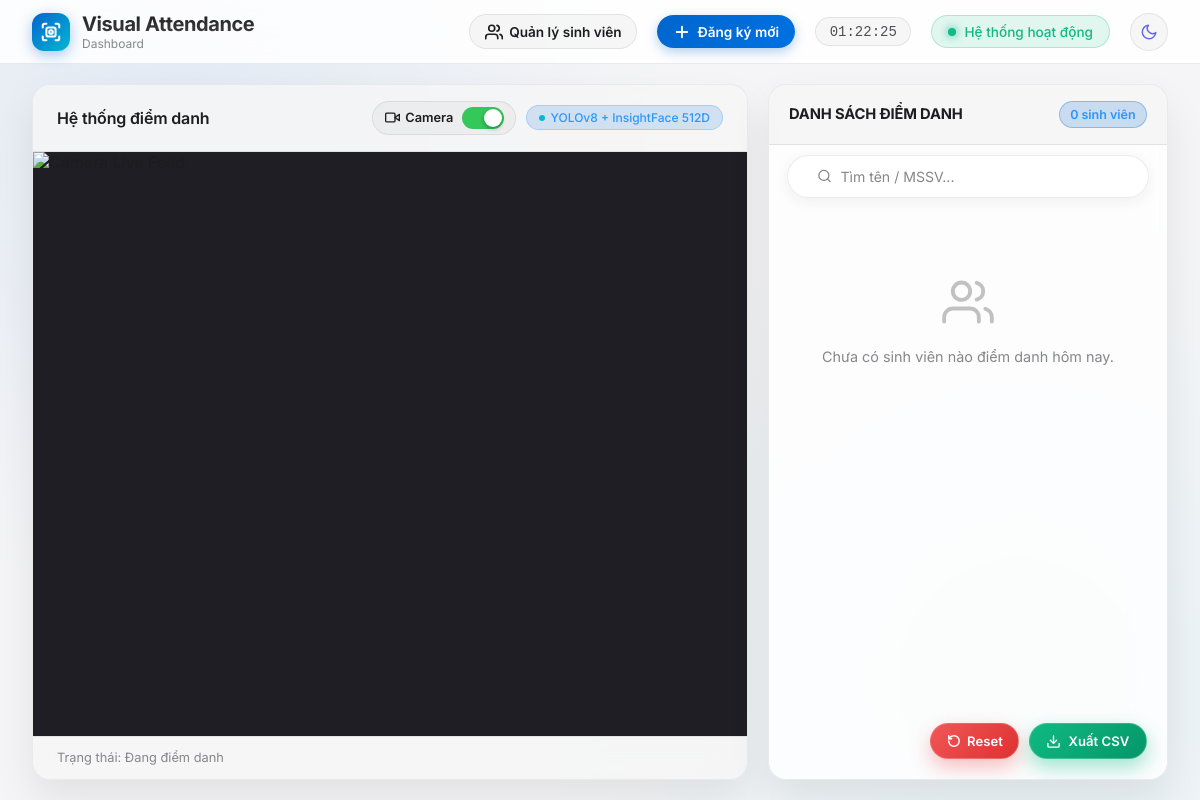
Before: / with the older database file.
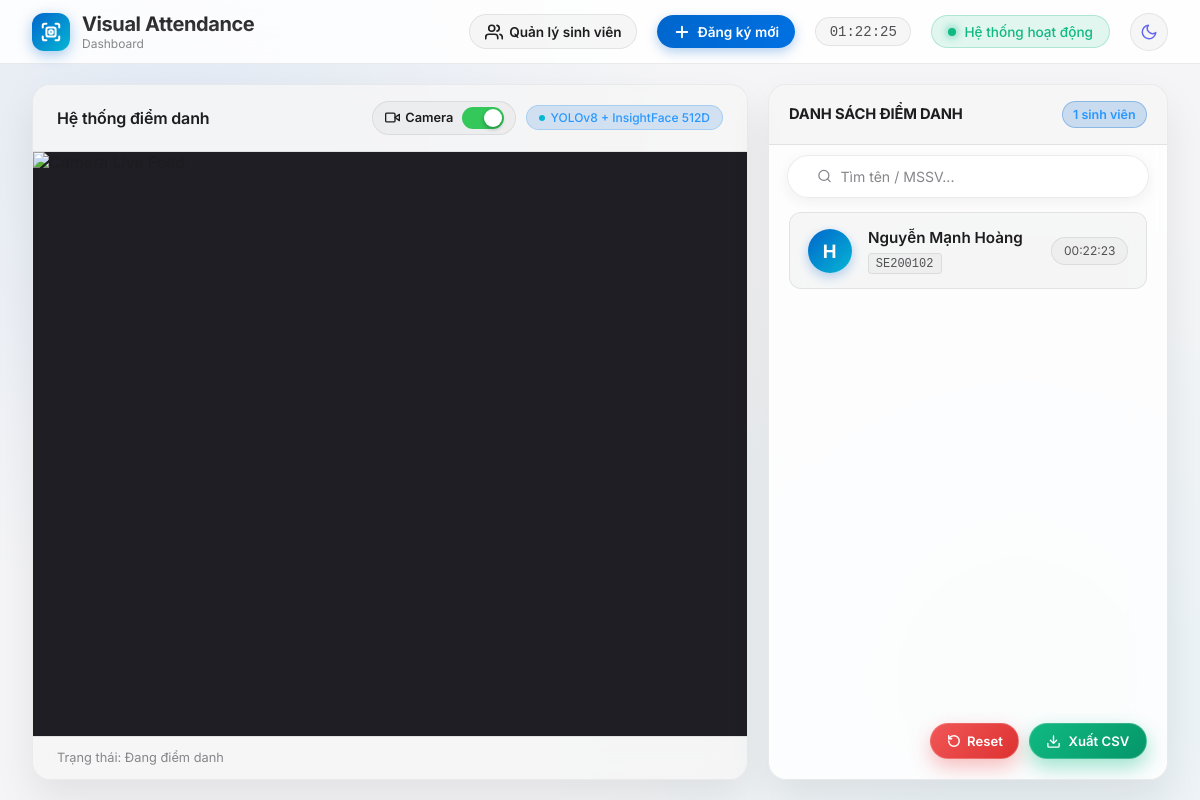
After: the same page with the newer database file.
### tables this page shows
CREATE TABLE students (
            student_code TEXT PRIMARY KEY,
            name TEXT NOT NULL,
            embedding TEXT NOT NULL
        );

CREATE TABLE attendance (
            id INTEGER PRIMARY KEY AUTOINCREMENT,
            student_code TEXT NOT NULL,
            timestamp DATETIME DEFAULT CURRENT_TIMESTAMP,
            FOREIGN KEY (student_code) REFERENCES students (student_code)
        );

### app.py (the view)
@app.get("/")
async def index(request: Request):
    refresh_student_cache()
    attendance = get_today_attendance()
    return templates.TemplateResponse(request=request, name="index.html", context={"attendance": attendance})

### templates/index.html (shortened to what this page needs)
<!DOCTYPE html>
<html lang="vi" data-theme="dark">
<head>
</head>
<body>
    <header>
        <div class="brand">
            <div class="brand-icon">
            </div>
            <div>
                <h1 class="brand-title">Visual Attendance</h1>
                <div class="brand-subtitle">Dashboard</div>
            </div>
        </div>
        <div class="header-meta">
            <button class="btn-manage" onclick="openManageModal()">
                <span>Quản lý sinh viên</span>
            </button>
            <button class="btn-register" onclick="openRegisterModal()">
                <svg width="18" height="18" viewBox="0 0 24 24" fill="none" stroke="currentColor" stroke-width="2.5"
                    stroke-linecap="round" stroke-linejoin="round">
                    <line x1="12" y1="5" x2="12" y2="19"></line>
                    <line x1="5" y1="12" x2="19" y2="12"></line>
                </svg>
                <span>Đăng ký mới</span>
            </button>
            <div class="live-clock" id="live-clock">--:--:--</div>
            <div class="status-badge" id="conn-status">
                <div class="status-dot"></div>
                <span>Hệ thống hoạt động</span>
            </div>
            <button class="btn-theme-toggle" id="theme-toggle-btn" onclick="toggleTheme()"
                title="Chuyển đổi giao diện Sáng / Tối">
                <svg class="moon-icon" width="18" height="18" viewBox="0 0 24 24" fill="none" stroke="currentColor"
                    stroke-width="2" stroke-linecap="round" stroke-linejoin="round">
                    <path d="M21 12.79A9 9 0 1 1 11.21 3 7 7 0 0 0 21 12.79z"></path>
                </svg>
            </button>
        </div>
    </header>
    <main>
        <section class="video-container">
            <div class="video-header">
                <div class="video-header-title">
                    <h2>Hệ thống điểm danh</h2>
                </div>
                <div style="display:flex; align-items:center; gap:0.6rem;">
                    <label class="ios-toggle-wrapper" title="tắt / bật Camera">
                        <span class="ios-toggle-title">
                            <svg width="15" height="15" viewBox="0 0 24 24" fill="none" stroke="currentColor"
                                stroke-width="2.2" stroke-linecap="round" stroke-linejoin="round">
                                <path d="M23 7l-7 5 7 5V7z"></path>
                                <rect x="1" y="5" width="15" height="14" rx="2" ry="2"></rect>
                            </svg>
                            <span id="cam-toggle-text">Camera</span>
                        </span>
                        <span class="ios-switch">
                            <span class="ios-slider"></span>
                        </span>
                    </label>
                    <div class="pipeline-pill">
                        <span
                            style="width: 6px; height: 6px; background: var(--accent-cyan); border-radius: 50%;"></span>
                        YOLOv8 + InsightFace 512D
                    </div>
                </div>
            </div>
            <div class="video-wrapper">
                <img src="/video_feed" class="video-feed" id="main-video-feed" alt="Camera Live Feed">
            </div>
            <div class="video-footer">
                <span id="video-footer-status">Trạng thái: Đang điểm danh</span>
            </div>
        </section>
        <section class="attendance-panel">
            <div class="panel-header">
                <div>
                    <h2 class="panel-title">DANH SÁCH ĐIỂM DANH</h2>
                </div>
                <div style="display:flex; align-items:center; gap:0.6rem;">
                    <div class="count-chip" id="total-count">
                        {{ attendance|length if attendance else 0 }} sinh viên
                    </div>
                </div>
            </div>
            <div class="search-box">
                <div style="position: relative; width: 100%;">
                    <input type="text" class="search-input" id="search-input" placeholder="Tìm tên / MSSV..."
                        oninput="filterAttendance()" style="padding-left: 2.3rem;">
                </div>
            </div>
            <ul class="attendance-list" id="attendance-list">
                {% if attendance %}
                {% for p in attendance %}
                <li class="attendance-item" data-code="{{ p.student_code }}" data-name="{{ p.name }}">
                    <div class="avatar">{{ (p.name.strip().split()[-1][0].upper()) if p.name else '?' }}</div>
                    <div class="student-info">
                        <div class="student-name-box">
                            <div class="student-name" title="{{ p.name }}">{{ p.name }}</div>
                        </div>
                        <span class="student-code">{{ p.student_code }}</span>
                    </div>
                    <div class="time-badge">{{ p.time }}</div>
                </li>
                {% endfor %}
                {% else %}
                <div class="empty-state" id="empty-state">
                    <svg viewBox="0 0 24 24" fill="none" stroke="currentColor" stroke-width="1.8" stroke-linecap="round"
                        stroke-linejoin="round">
                        <path d="M17 21v-2a4 4 0 0 0-4-4H5a4 4 0 0 0-4 4v2"></path>
                        <circle cx="9" cy="7" r="4"></circle>
                        <path d="M23 21v-2a4 4 0 0 0-3-3.87"></path>
                        <path d="M16 3.13a4 4 0 0 1 0 7.75"></path>
                    </svg>
                    <p>Chưa có sinh viên nào điểm danh hôm nay.</p>
                </div>
                {% endif %}
            </ul>
            <div class="floating-panel-actions">
                <button class="btn-reset-floating" onclick="resetAttendanceAction()"
                    title="Reset danh sách điểm danh hôm nay">
                    <svg width="14" height="14" viewBox="0 0 24 24" fill="none" stroke="currentColor" stroke-width="2.5"
                        stroke-linecap="round" stroke-linejoin="round">
                        <path d="M3 12a9 9 0 1 0 9-9 9.75 9.75 0 0 0-6.74 2.74L3 8"></path>
                        <path d="M3 3v5h5"></path>
                    </svg>
                    <span>Reset</span>
                </button>
                <button class="btn-export-csv-floating" onclick="exportAttendanceCSV()"
                    title="Xuất danh sách điểm danh hôm nay ra file CSV">
                    <svg width="15" height="15" viewBox="0 0 24 24" fill="none" stroke="currentColor" stroke-width="2.2"
                        stroke-linecap="round" stroke-linejoin="round">
                        <path d="M21 15v4a2 2 0 0 1-2 2H5a2 2 0 0 1-2-2v-4"></path>
                        <polyline points="7 10 12 15 17 10"></polyline>
                        <line x1="12" y1="15" x2="12" y2="3"></line>
                    </svg>
                    <span>Xuất CSV</span>
                </button>
            </div>
        </section>
    </main>
</body>
</html>

Changed rows visible on the page:
added attendance: name "Nguyễn Mạnh Hoàng", student_code "SE200102", time "00:22:23"
now on this page (row unchanged): students: name "H"
Other visible differences:
{{ attendance|length if attendance else 0 }}: "0" → "1"
text no longer shown: "Chưa có sinh viên nào điểm danh hôm nay."
